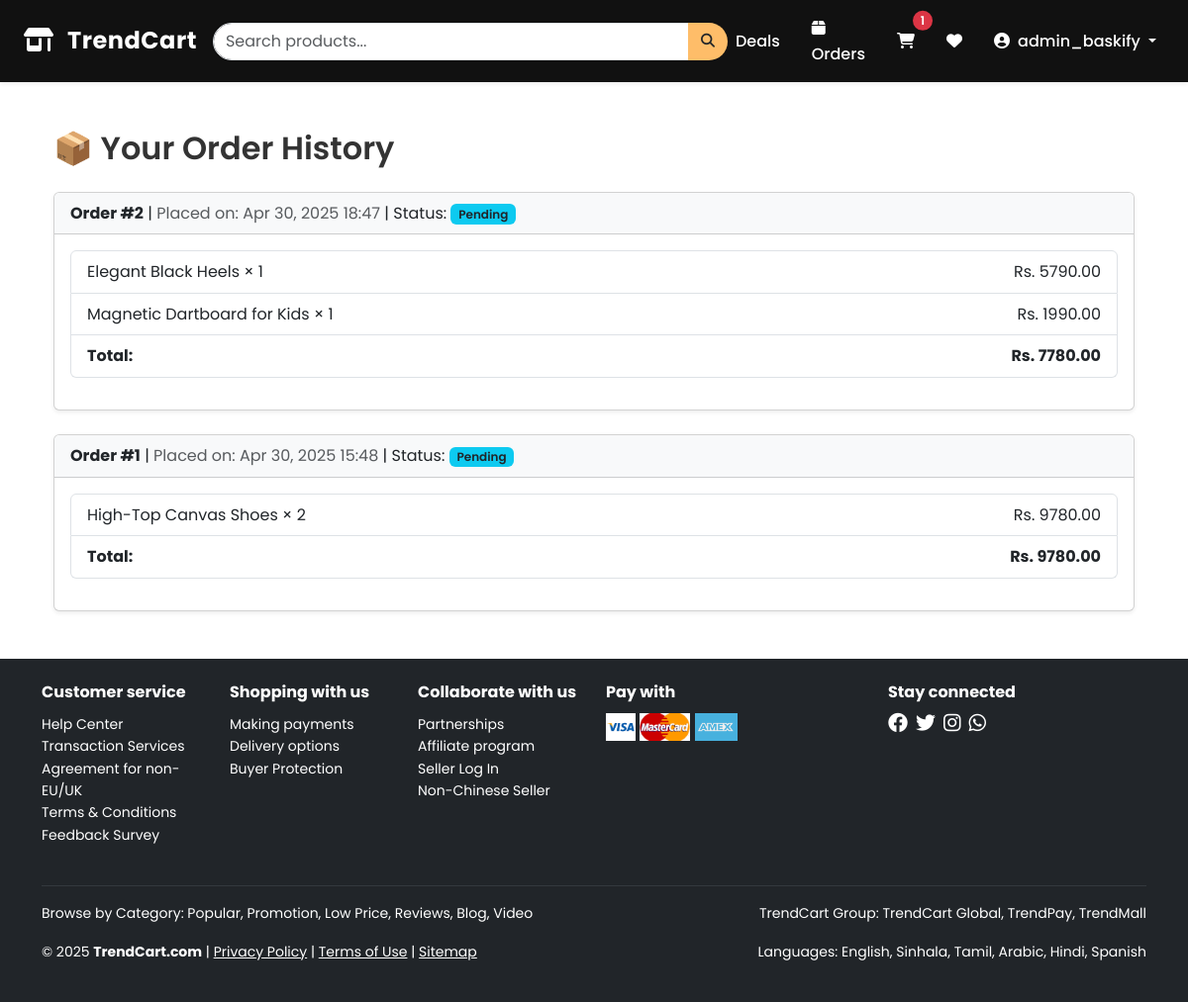
Screenshot of /orders/ (signed in) with the database file from the repository.
### store/models.py (models this page shows, shortened)
class OrderGroup(models.Model):
    user = models.ForeignKey(User, on_delete=models.CASCADE)
    created_at = models.DateTimeField(auto_now_add=True)
    address = models.TextField(blank=True)
    status = models.CharField(max_length=20, choices=[
        ('Pending', 'Pending'),
        ('Processing', 'Processing'),
        ('Shipped', 'Shipped'),
        ('Delivered', 'Delivered'),
        ('Cancelled', 'Cancelled'),
    ], default='Pending')
    def total_amount(self):
        return sum(item.subtotal() for item in self.orderitem_set.all())

class OrderItem(models.Model):
    order_group = models.ForeignKey(OrderGroup, on_delete=models.CASCADE)
    product = models.ForeignKey(Product, on_delete=models.CASCADE)
    quantity = models.PositiveIntegerField()
    price_at_purchase = models.DecimalField(max_digits=10, decimal_places=2)  # To preserve price
    def subtotal(self):
        return self.quantity * self.price_at_purchase

class Product(models.Model):
    name = models.CharField(max_length=100)
    description = models.TextField()
    price = models.DecimalField(max_digits=10, decimal_places=2)
    image = models.ImageField(upload_to='product_images/')
    category = models.ForeignKey(Category, on_delete=models.CASCADE)
    is_deal = models.BooleanField(default=False)
    likes = models.ManyToManyField(User, related_name='liked_products', blank=True)

### store/views.py (the view)
# urls.py: path('orders/', views.order_history, name='order_history'),
@login_required
@never_cache
def order_history(request):
    orders = OrderGroup.objects.filter(user=request.user).order_by('-created_at')
    return render(request, 'store/order_history.html', {
        'orders': orders
    })

### store/context_processors.py (called while the page is built)
def cart_item_count(request):
    if request.user.is_authenticated:
        count = sum(item.quantity for item in CartItem.objects.filter(user=request.user))
    else:
        count = 0
    return {'cart_item_count': count}

### store/templates/store/order_history.html
{% extends 'store/base.html' %}
{% block content %}
<div class="container mt-5">
  <h2 class="mb-4">📦 Your Order History</h2>
  {% if orders %}
    {% for order in orders %}
      <div class="card mb-4 shadow-sm">
        <div class="card-header bg-light">
          <strong>Order #{{ order.id }}</strong> |
          <span class="text-muted">Placed on: {{ order.created_at|date:"M d, Y H:i" }}</span> |
          <span>Status: <span class="badge bg-info text-dark">{{ order.status }}</span></span>
        </div>
        <div class="card-body">
          <ul class="list-group mb-3">
            {% for item in order.orderitem_set.all %}
              <li class="list-group-item d-flex justify-content-between">
                {{ item.product.name }} × {{ item.quantity }}
                <span>Rs. {{ item.subtotal }}</span>
              </li>
            {% endfor %}
            <li class="list-group-item d-flex justify-content-between fw-bold">
              Total:
              <span>Rs. {{ order.total_amount }}</span>
            </li>
          </ul>
        </div>
      </div>
    {% endfor %}
  {% else %}
    <div class="alert alert-info text-center">
      You haven't placed any orders yet.
    </div>
  {% endif %}
</div>
{% endblock %}

### store/templates/store/base.html (shortened to what this page needs)
{% load static %}
<!DOCTYPE html>
<html lang="en">
<head>
  <link href="https://cdn.jsdelivr.net/npm/bootstrap@5.3.0/dist/css/bootstrap.min.css" rel="stylesheet">
  <link rel="stylesheet" href="{% static 'store/css/style.css' %}">
  <link rel="stylesheet" href="https://cdnjs.cloudflare.com/ajax/libs/font-awesome/6.4.0/css/all.min.css">
</head>
<body>
<nav class="navbar navbar-expand-lg shadow-sm sticky-top" style="background-color: var(--text-color);">
  <div class="container-fluid px-4">
    <a class="navbar-brand fw-bold fs-4 text-white" href="{% url 'home' %}">
      <i class="fas fa-store-alt me-2"></i> TrendCart
    </a>
    <form class="d-flex mx-auto w-50" role="search" method="get" action="{% url 'search' %}">
      <div class="input-group">
        <input type="search" name="q" class="form-control rounded-start-pill" placeholder="Search products..." aria-label="Search">
        <button class="btn" type="submit" style="background-color: var(--secondary-color); border-top-right-radius: 50px; border-bottom-right-radius: 50px;">
          <i class="fas fa-search"></i>
        </button>
      </div>
    </form>
    <ul class="navbar-nav ms-auto align-items-center">
      <li class="nav-item me-3">
        <a href="{% url 'todays_deals' %}" class="nav-link text-white fw-medium">Deals</a>
      </li>
      {% if user.is_authenticated %}
      <li class="nav-item me-3">
        <a href="{% url 'order_history' %}" class="nav-link text-white"><i class="fas fa-box me-1"></i> Orders</a>
      </li>
      <li class="nav-item me-3 position-relative">
        <a href="{% url 'view_cart' %}" class="nav-link text-white">
          <i class="fas fa-shopping-cart"></i>
          {% if cart_item_count > 0 %}
          <span class="position-absolute top-0 start-100 translate-middle badge rounded-pill bg-danger">
            {{ cart_item_count }}
          </span>
          {% endif %}
        </a>
      </li>
      <li class="nav-item me-3">
        <a class="nav-link text-white" href="{% url 'wishlist' %}">
          <i class="fa fa-heart"></i>
        </a>
      </li>
      <li class="nav-item dropdown">
        <a class="nav-link dropdown-toggle text-white" href="#" role="button" data-bs-toggle="dropdown" aria-expanded="false">
          <i class="fas fa-user-circle me-1"></i> {{ user.username }}
        </a>
      </li>
      {% else %}
      <li class="nav-item me-2">
        <a href="{% url 'login' %}" class="btn btn-outline-light btn-sm me-2">Login</a>
        <a href="{% url 'signup' %}" class="btn btn-warning btn-sm">Sign Up</a>
      </li>
      {% endif %}
    </ul>
  </div>
</nav>
<div class="container content-container">
  {% block content %}{% endblock %}
</div>
<footer class="bg-dark text-white text-center py-4 mt-5">
  <div class="container">
    <div class="row text-start mb-4">
      <div class="col-md-2">
        <h6 class="fw-bold">Customer service</h6>
        <ul class="list-unstyled small">
          <li>Help Center</li>
          <li>Transaction Services</li>
          <li>Agreement for non-EU/UK</li>
          <li>Terms & Conditions</li>
          <li>Feedback Survey</li>
        </ul>
      </div>
      <div class="col-md-2">
        <h6 class="fw-bold">Shopping with us</h6>
        <ul class="list-unstyled small">
          <li>Making payments</li>
          <li>Delivery options</li>
          <li>Buyer Protection</li>
        </ul>
      </div>
      <div class="col-md-2">
        <h6 class="fw-bold">Collaborate with us</h6>
        <ul class="list-unstyled small">
          <li>Partnerships</li>
          <li>Affiliate program</li>
          <li>Seller Log In</li>
          <li>Non-Chinese Seller</li>
        </ul>
      </div>
      <div class="col-md-3">
        <h6 class="fw-bold">Pay with</h6>
        <img src="{% static 'store/images/pay/visa.png' %}" height="28" alt="Visa">
        <img src="{% static 'store/images/pay/mastercard.png' %}" height="28" alt="MasterCard">
        <img src="{% static 'store/images/pay/amex.png' %}" height="28" alt="Amex">
      </div>
      <div class="col-md-3">
        <h6 class="fw-bold">Stay connected</h6>
        <div class="d-flex gap-2 mt-1">
          <i class="fab fa-facebook fs-5"></i>
          <i class="fab fa-twitter fs-5"></i>
          <i class="fab fa-instagram fs-5"></i>
          <i class="fab fa-whatsapp fs-5"></i>
        </div>
      </div>
    </div>
    <hr class="text-secondary">
    <div class="row text-start small">
      <div class="col-md-6">
        <p>Browse by Category: Popular, Promotion, Low Price, Reviews, Blog, Video</p>
        <p>© 2025 <strong>TrendCart.com</strong> |
          <a href="#" class="text-white">Privacy Policy</a> |
          <a href="#" class="text-white">Terms of Use</a> |
          <a href="#" class="text-white">Sitemap</a>
        </p>
      </div>
      <div class="col-md-6 text-md-end">
        <p>TrendCart Group: TrendCart Global, TrendPay, TrendMall</p>
        <p>Languages: English, Sinhala, Tamil, Arabic, Hindi, Spanish</p>
      </div>
    </div>
  </div>
</footer>
</body>
</html>

### store/static/store/css/style.css (style rules this page uses)
body { font-family: 'Poppins', sans-serif; }
:root { --primary-color: #FF4747; --secondary-color: #febd69; --text-color: #111111; --bg-light: #f5f5f5; --hover-color: #e63e3e; }
.navbar-brand { font-family: 'Poppins', sans-serif; font-weight: 700; letter-spacing: 0.5px; }
.navbar .nav-link { font-weight: 500; transition: 0.3s; }
body { background-color: white; color: var(--text-color); }
.navbar { background-color: var(--text-color); }
.navbar-brand, .nav-link { color: white !important; }
.navbar .btn { font-size: 0.875rem; padding: 5px 12px; }

### store/templates/store/base.html (style rules this page uses)
body { font-family: 'Poppins', sans-serif; font-size: 16px; line-height: 1.6; color: #333; }
h1, h2, h3, h4, h5, h6 { font-weight: 600; margin-bottom: 0.75rem; }
.navbar-brand, .nav-link, .btn { font-weight: 500; }
.btn { font-size: 0.95rem; padding: 0.5rem 1.25rem; border-radius: 50px; }
.badge { font-size: 0.75rem; font-weight: 600; }

### rows the page displays
OrderGroup: id "2", created_at "Apr 30, 2025 18:47", status "Pending", total_amount "7780.00"
OrderItem: product.name "Elegant Black Heels", quantity "1", subtotal "5790.00"
OrderItem: product.name "Magnetic Dartboard for Kids", quantity "1", subtotal "1990.00"
OrderGroup: id "1", created_at "Apr 30, 2025 15:48", status "Pending", total_amount "9780.00"
OrderItem: product.name "High-Top Canvas Shoes", quantity "2", subtotal "9780.00"

### other values shown
{{ cart_item_count }} "1"
{{ user.username }} "admin_baskify"
